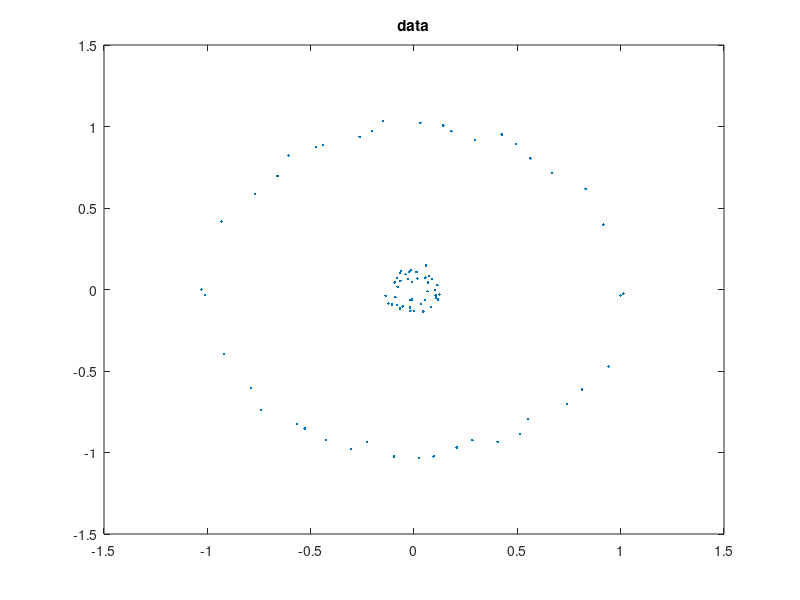

This figure's MATLAB source: (Note: this script raises an error after producing the figure.)
function test2circles;
% JACE, Just Another Clustering Example

% generate 2 circles + random noise
% The noise will appear greater in the smaller circle

% noise amplitude
A=0.05;
% circle radius
r1=1; r2=0.1;

h=-1:0.1:1; h=h';
X(1:21,:)=[h,sqrt(r1^2-h.^2)];
X(22:42,:)=[h,-sqrt(r1^2-h.^2)];
h=-0.1:0.01:0.1; h=h';
X(43:63,:)=[h,sqrt(r2^2-h.^2)];
X(64:84,:)=[h,-sqrt(r2^2-h.^2)];

X=X+2*A*rand(84,2)-A;
plot(X(:,1),X(:,2),'.');
title('data');

figure, Kmeans(X,2);
title('K-means');

figure, KKmeans(X,2,'gaussian',0.3);
title('Kernel K-means');

K=Kgaussian(X,0.3);
figure, WKKmeans(X,2,K,ones(84,1)); % == KKmeans
title('Weighted Scatter, 1');

figure, WKKmeans(X,2,K,2*abs(sin(-1:2/83:1))');
title('Weighted Scatter, sin');

W=Kneighbors(K,7); % sparse, symmetric weight matrix
figure, NCuts(X,2,W,'WS');
title('N-Cuts, WS');

figure, NCuts(X,2,W,'spectral');
title('N-Cuts, spectral');

G=KPCA(X,1,'gaussian',0.2);
figure, C=Kmeans(G,2);
plotClusters(X,C);
title('Kernel PCA + K-means');
